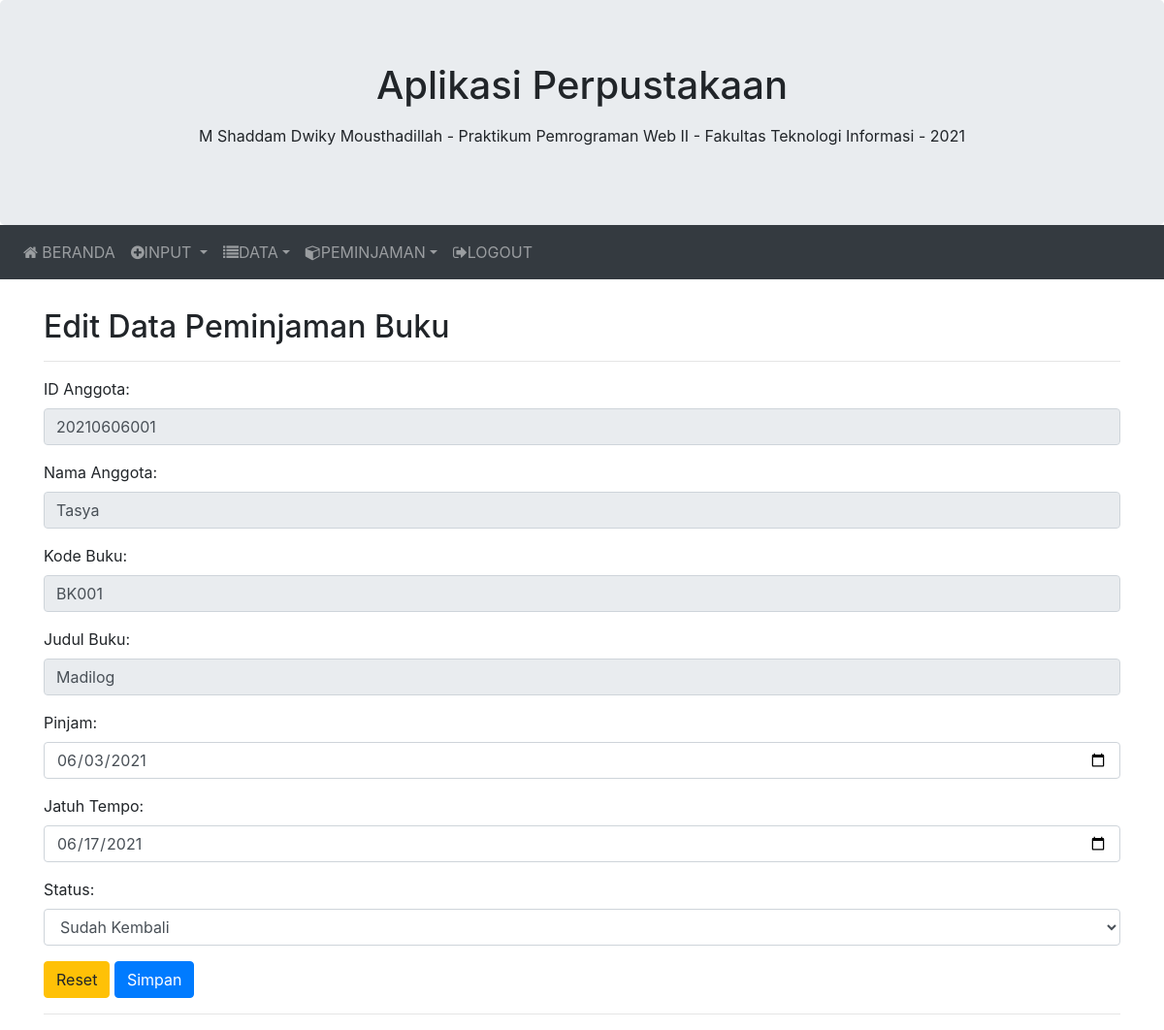
Screenshot of /edit_peminjaman_buku.php?id=1 (signed in) with the database file from the repository.
### tables this page shows
CREATE TABLE `peminjaman_buku` (
  `id` int(11) NOT NULL,
  `id_anggota` varchar(20) NOT NULL,
  `nama_anggota` varchar(100) NOT NULL,
  `kode_buku` varchar(11) NOT NULL,
  `judul_buku` varchar(20) NOT NULL,
  `tanggal_pinjam` date NOT NULL,
  `jatuh_tempo` date NOT NULL,
  `status` varchar(20) NOT NULL
);

### edit_peminjaman_buku.php (the view, shortened to what this page needs)
<?php
include 'header.php';
	$id = $_GET['id'];
	$query = "SELECT * FROM peminjaman_buku WHERE id = '$id'";
	$hasil = mysqli_query($Koneksi, $query);
	$data = mysqli_fetch_array($hasil);
?>
<!DOCTYPE html>
<html lang="en">
<body>
	<div class="container" style="margin-top:30px">
		<h2>Edit Data Peminjaman Buku</h2>
		<hr>
		<form class="form-horizontal" method="post" action="edit_peminjaman_buku-proses.php">
			<div class="form-group">
				<label for="nama_anggota">ID Anggota:</label>
				<td><input type="text" class="form-control" name="id_anggota" id="id_anggota" value="<?php echo($data["id_anggota"]) ?>" readonly="readonly"></td>
			</div>
			<div class="form-group">
				<label for="nama_anggota">Nama Anggota:</label>
				<td><input type="text" class="form-control" name="nama_anggota" id="nama_anggota" value="<?php echo($data["nama_anggota"]) ?>" readonly="readonly">
				</td>
			</div>
			<div class="form-group">
				<label for="kode_buku">Kode Buku:</label>
				<td><input type="text" class="form-control" name="kode_buku" id="kode_buku" value="<?php echo($data["kode_buku"]) ?>"readonly="readonly">
				</td>
			</div>
			<div class="form-group">
				<label for="judul_buku">Judul Buku:</label>
				<td><input type="text" class="form-control" name="judul_buku" id="judul_buku" value="<?php echo($data["judul_buku"]) ?>" readonly="readonly">
				</td>
			</div>
			<div class="form-group">
				<label for="tanggal_pinjam">Pinjam:</label>
				<input type="date" class="form-control" id="tanggal_pinjam" name="tanggal_pinjam" value="<?php echo($data["tanggal_pinjam"]) ?>" required>
			</div>
			<div class="form-group">
				<label for="jatuh_tempo">Jatuh Tempo:</label>
				<input type="date" class="form-control" id="jatuh_tempo" name="jatuh_tempo" value="<?php echo($data["jatuh_tempo"]) ?>" required>
			</div>
			<div class="form-group">
				<label for="status">Status:</label>
				<select class="form-control" name="status" id="status">
					<?php
						if($data['status'] == "Sudah Kembali") echo "<option value='Sudah Kembali' selected>Sudah Kembali</option>";
							else echo "<option value='Sudah Kembali'>Sudah Kembali</option>";
					?>
				</select>
			</div>
			<button class="btn btn-warning" type="reset">Reset</button>
			<button class="btn btn-primary" type="submit">Simpan</button>
		</form>
		<hr>
	</div>
</body>
</html>

### rows the page displays
peminjaman_buku: id_anggota "20210606001", nama_anggota "Tasya", kode_buku "BK001", judul_buku "Madilog", tanggal_pinjam "06/03/2021", jatuh_tempo "06/17/2021", status "Sudah Kembali"

### other values shown
$nama "M Shaddam Dwiky Mousthadillah"
